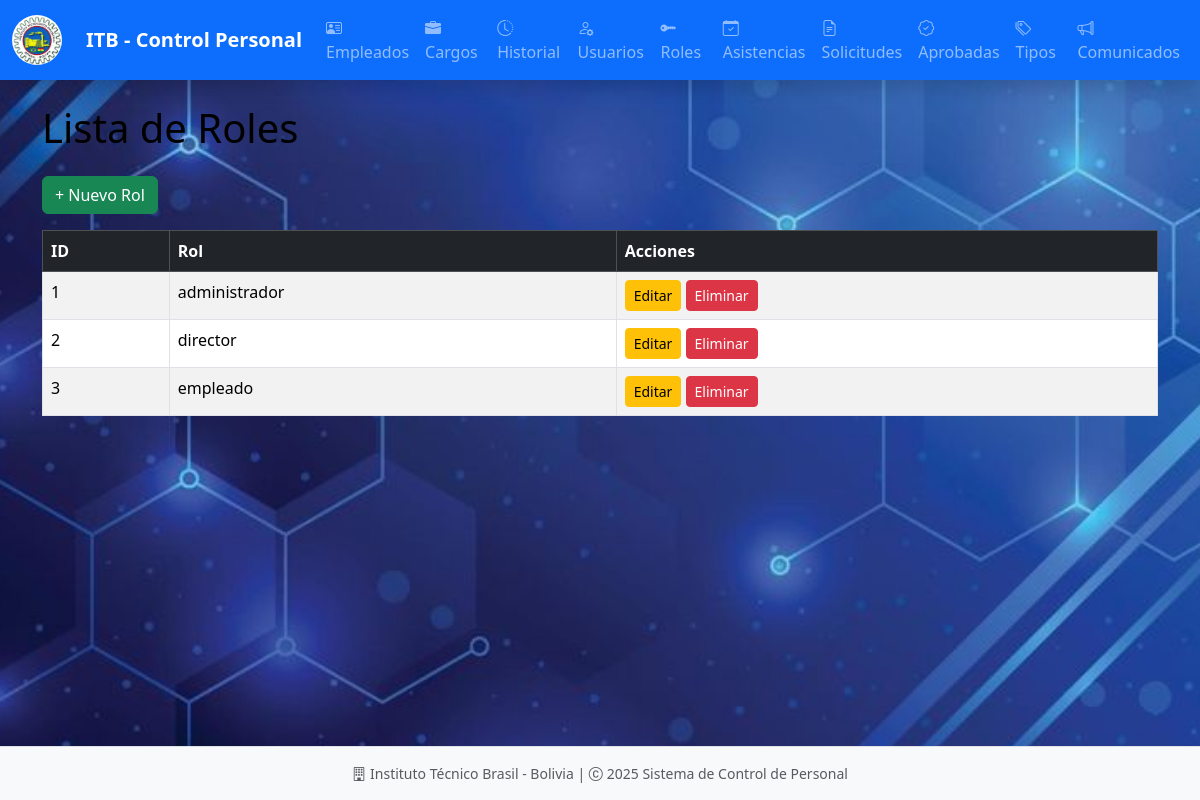
Screenshot of /roles/ with the database file from the repository.
### models/rol_model.py (models this page shows, shortened)
class Rol(db.Model):
    __tablename__ = "roles"
    id = db.Column(db.Integer, primary_key=True)
    rol = db.Column(db.String(80), nullable=False)
    usuarios = db.relationship('Usuario', back_populates='rol', cascade='all, delete-orphan')
    @staticmethod
    def get_all():
        return Rol.query.all()
    def delete(self):
        db.session.delete(self)
        db.session.commit()

### controllers/rol_controller.py (the view)
@rol_bp.route("/")
def index():
    roles = Rol.get_all()
    return rol_view.list(roles)

### run.py (called while the page is built)
@app.context_processor
def inject_active_path():
    def is_active(path):
        return 'active' if request.path == path else ''
    return(dict(is_active = is_active))

### views/rol_view.py (called while the page is built)
def list(roles):
    return render_template("admin/roles/index.html", roles=roles)

### templates/admin/roles/index.html (shortened to what this page needs)
{% extends 'admin/base.html' %}
{% block content %}
<h1 class="mb-4">Lista de Roles</h1>
<a href="{{ url_for('rol.create') }}" class="btn btn-success mb-3">+ Nuevo Rol</a>
<table class="table table-striped table-bordered table-hover">
    <thead class="table-dark">
        <tr>
            <th>ID</th>
            <th>Rol</th>
            <th>Acciones</th>
        </tr>
    </thead>
    <tbody>
        {% for item in roles %}
        <tr>
            <td>{{ item.id }}</td>
            <td>{{ item.rol }}</td>
            <td>
                <a href="{{ url_for('rol.edit', id=item.id) }}" class="btn btn-warning btn-sm">Editar</a>
                <a href="{{ url_for('rol.delete', id=item.id) }}" class="btn btn-danger btn-sm"
                   onclick="return confirm('¿Estás seguro de eliminar este rol?');">Eliminar</a>
            </td>
        </tr>
        {% endfor %}
    </tbody>
</table>
{% endblock %}

### static/style/style_admin.css (style rules this page uses)
:root { --primary-color: #0d6efd; --secondary-color: #6c757d; --success-color: #198754; --info-color: #0dcaf0; --warning-color: #ffc107; --danger-color: #dc3545; --light-color: #f8f9fa; --dark-color: #212529; }
body { font-family: 'Segoe UI', Tahoma, Geneva, Verdana, sans-serif; background-image: url('../images/background.jpg'); background-size: cover; background-repeat: no-repeat; background-attachment: fixed; background-position: center; color: #000000; }

### rows the page displays
Rol: id "1", rol "administrador"
Rol: id "2", rol "director"
Rol: id "3", rol "empleado"
